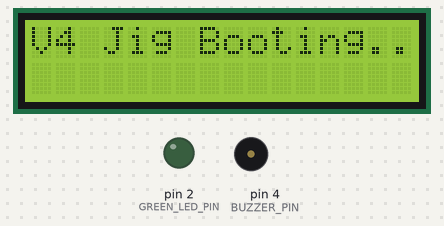
The sketch below on a simulated Arduino Uno, built with avr-gcc and run on an emulated ATmega328P. Parts: 16×2 character LCD, output pins drawn as LEDs (lit = HIGH), buzzer (waves = sounding, pin HIGH). WiFi joins after 1.5 s; servers stay silent unless stated; random numbers use the default seed unless the sketch sets one; pins used as bus, display or sensor lines are not drawn.

Above: at 0.3 s.
At 0.9 s:
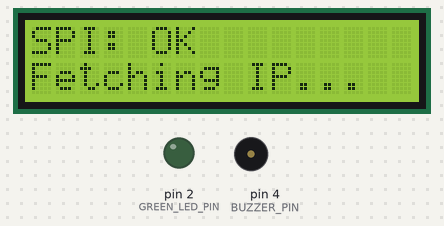
At 2.4 s:
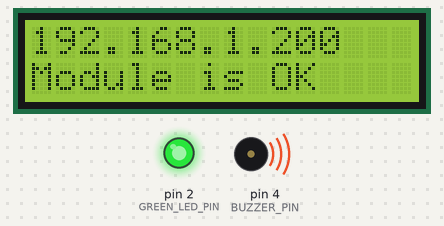
At 3.2 s:
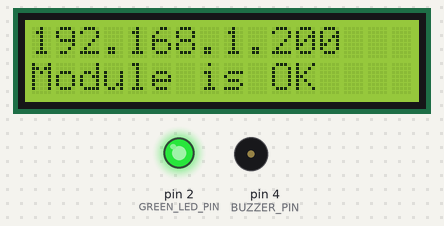
Timing chart, 0 to 4.7 s (numbered marks = the images above):
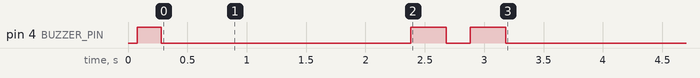

The sketch:

SPI_RJ45_convert_v4.0_beeper.ino
```cpp
#include <SPI.h>
#include <Ethernet.h>
#include <Wire.h>
#include <LiquidCrystal_I2C.h>

// --- PIN DEFINITIONS ---
#define CS_PIN 10
#define RESET_PIN 3
#define BUZZER_PIN 4
#define GREEN_LED_PIN 2

LiquidCrystal_I2C lcd(0x27, 16, 2);
EthernetUDP Udp;

unsigned int localPort = 8888;
unsigned int remotePort = 8888;
byte mac[6];

const char* NODE_SIGNATURE = "TG_NODE:";

void generateRandomMAC() {
  randomSeed(analogRead(A0) + analogRead(A1));
  mac[0] = 0xDE; mac[1] = 0xAD;
  mac[2] = random(0x00, 0xFE);
  mac[3] = random(0x00, 0xFE);
  mac[4] = random(0x00, 0xFE);
  mac[5] = random(0x00, 0xFE);
}

void setup() {
  pinMode(RESET_PIN, OUTPUT);
  pinMode(BUZZER_PIN, OUTPUT);
  pinMode(GREEN_LED_PIN, OUTPUT);

  digitalWrite(BUZZER_PIN, LOW);
  digitalWrite(GREEN_LED_PIN, LOW);

  lcd.init();
  lcd.backlight();
  lcd.print(F("V4 Jig Booting..."));

  // 1. POWER ON BEEP: Exactly 200ms
  digitalWrite(BUZZER_PIN, HIGH);
  delay(200);
  digitalWrite(BUZZER_PIN, LOW);

  // Hardware Reset W5500
  digitalWrite(RESET_PIN, LOW);  delay(50);
  digitalWrite(RESET_PIN, HIGH); delay(500);

  generateRandomMAC();
  Ethernet.init(CS_PIN);

  // CRITICAL RESOLUTION: Wake SPI bus with dummy static configuration first
  IPAddress dummyIP(192, 168, 1, 200);
  Ethernet.begin(mac, dummyIP);

  // 2. SEQUENTIAL CHECK STEP 1: SPI Hardware Check (10-second timeout)
  unsigned long spiStartTime = millis();
  while (Ethernet.hardwareStatus() == EthernetNoHardware) {
    if (millis() - spiStartTime >= 10000) {
      lcd.clear();
      lcd.print(F("SPI: FAILED"));
      lcd.setCursor(0, 1);
      lcd.print(F("CHIP NOT FOUND"));

      // Hardware missing -> Buzzer remains CONSTANTLY HIGH
      while (true) {
        digitalWrite(BUZZER_PIN, HIGH);
      }
    }
    delay(100);
  }

  // 3. SEQUENTIAL CHECK STEP 2: DHCP Network Check (Only if SPI passes)
  lcd.clear();
  lcd.print(F("SPI: OK"));
  lcd.setCursor(0, 1);
  lcd.print(F("Fetching IP..."));

  unsigned long dhcpStartTime = millis();
  bool ipAssigned = false;

  // Run dynamic configuration handshake
  while (ipAssigned == false) {
    if (Ethernet.begin(mac) != 0) {
      ipAssigned = true;
    } else {
      if (millis() - dhcpStartTime >= 10000) {
        lcd.clear();
        lcd.print(F("DHCP: FAILED"));
        lcd.setCursor(0, 1);
        lcd.print(F("NO IP ASSIGNED"));

        // No IP -> Continuous 300ms beep / 200ms gap loop
        while (true) {
          digitalWrite(BUZZER_PIN, HIGH); delay(300);
          digitalWrite(BUZZER_PIN, LOW);  delay(200);
        }
      }
    }
  }

  // 4. INITIALIZATION SUCCESS STATE
  digitalWrite(GREEN_LED_PIN, HIGH);
  lcd.clear();
  lcd.print(Ethernet.localIP());
  lcd.setCursor(0, 1);
  lcd.print(F("Module is OK"));

  // Double beep success trigger (300ms beep, 200ms gap)
  digitalWrite(BUZZER_PIN, HIGH); delay(300);
  digitalWrite(BUZZER_PIN, LOW);  delay(200);
  digitalWrite(BUZZER_PIN, HIGH); delay(300);
  digitalWrite(BUZZER_PIN, LOW);

  Udp.begin(localPort);
}

void loop() {
  int packetSize = Udp.parsePacket();
  if (packetSize > 0) {
    char packetBuffer[64] = {0};
    Udp.read(packetBuffer, sizeof(packetBuffer) - 1);
    String incomingData = String(packetBuffer);

    if (incomingData.startsWith(NODE_SIGNATURE)) {
      String cleanMessage = incomingData.substring(strlen(NODE_SIGNATURE));

      lcd.clear();
      lcd.print(F("MESH MSG RCVD:"));
      lcd.setCursor(0, 1);
      lcd.print(cleanMessage);

      // Fast dynamic validation beep (50ms alert)
      digitalWrite(BUZZER_PIN, HIGH); delay(50);
      digitalWrite(BUZZER_PIN, LOW);

      delay(3000);

      lcd.clear();
      lcd.print(Ethernet.localIP());
      lcd.setCursor(0, 1);
      lcd.print(F("Module is OK"));
    }
  }
}
```

Measured:
- what the display in image 1 shows lasts 1.5 s, from 0.9 s to 2.4 s
